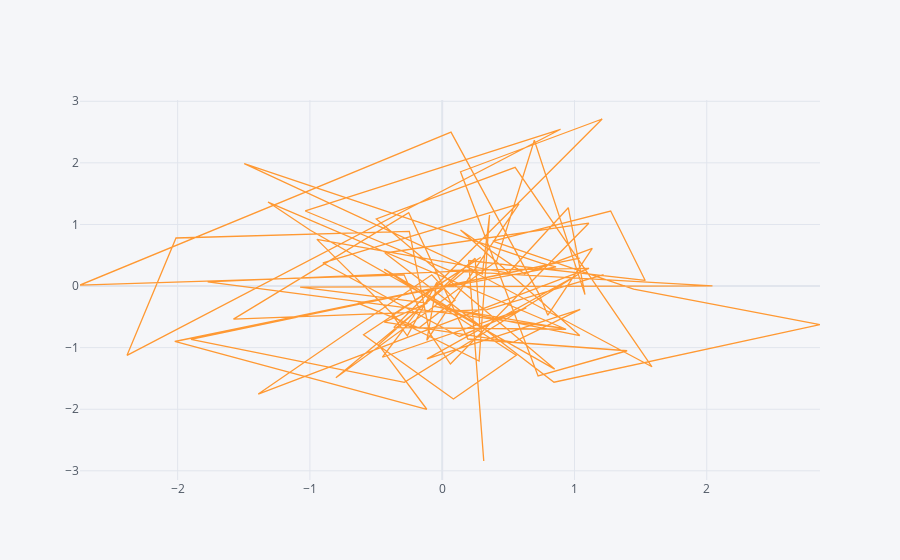

The notebook cell this image was saved under:
### Code cell
df.iplot(x="A",y="B",size=2,kind="scatter")
